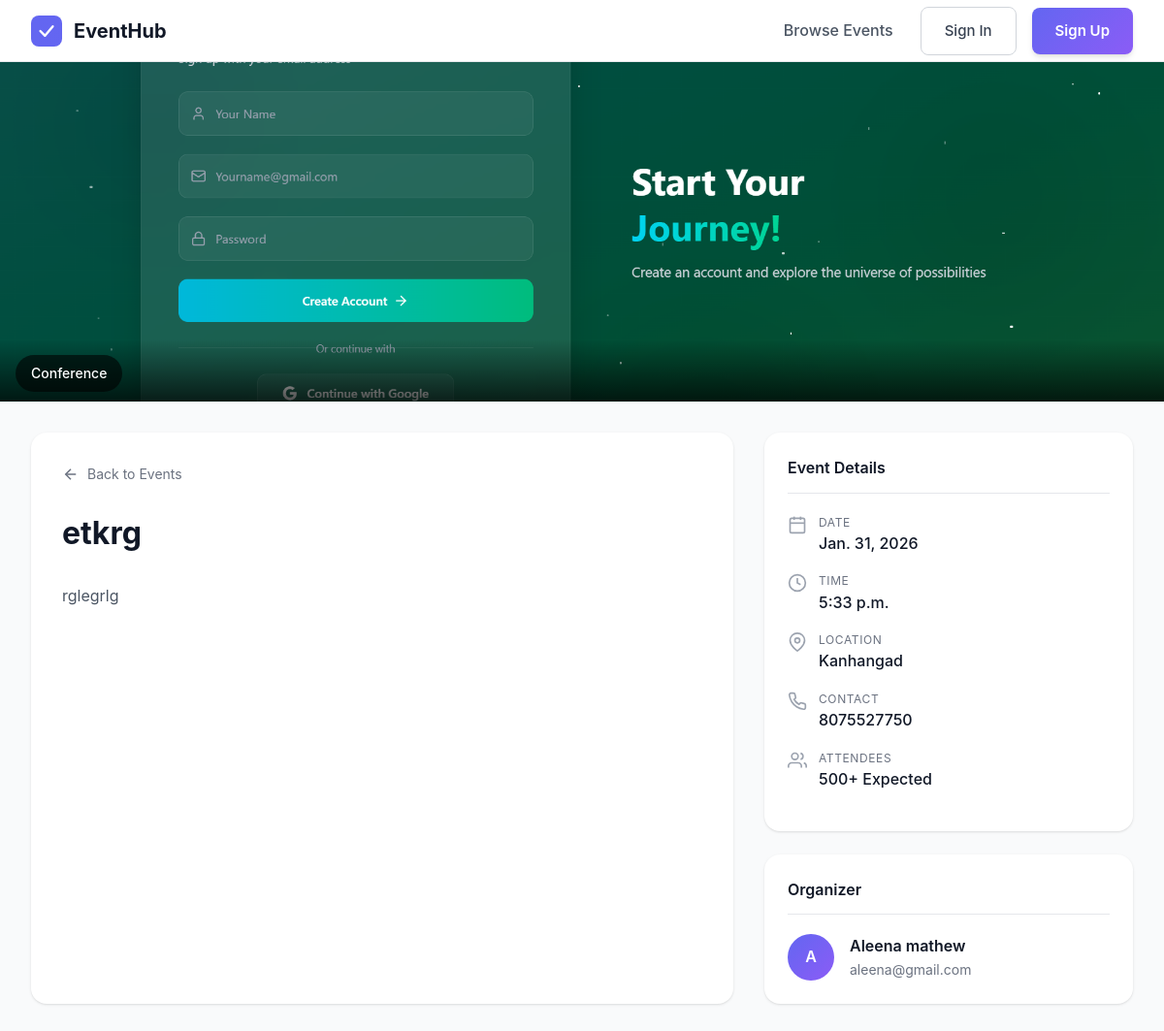
/event/2/, run on the app's committed database.
### events/models.py (models this page shows, shortened)
class Event(models.Model):
    EVENT_TYPES = [
        ("Conference", "Conference"),
        ("Workshop", "Workshop"),
        ("Meetup", "Meetup"),
        ("Networking", "Networking"),
        ("Webinar", "Webinar"),
        ("Hackathon", "Hackathon"),
    ]
    title = models.CharField(max_length=200)
    description = models.TextField()
    date = models.DateField()
    time = models.TimeField()
    location = models.CharField(max_length=200)
    event_type = models.CharField(max_length=50, choices=EVENT_TYPES)
    contact = models.CharField(max_length=20)
    image = models.ImageField(upload_to="events/", null=True, blank=True)
    created_by = models.ForeignKey(User, on_delete=models.CASCADE)
    created_at = models.DateTimeField(auto_now_add=True)
    is_active = models.BooleanField(default=True)

### events/views.py (the view)
# urls.py: path("event/<int:id>/", event_detail,name="event_detail"),
def event_detail(request, id):
    event = get_object_or_404(Event, id=id)
    return render(request, "event-details.html", {"event": event})

### templates/event-details.html (shortened to what this page needs)
{% load static %}
<!DOCTYPE html>
<html lang="en">
<head>
  <link rel="stylesheet" href="{% static 'css/style.css' %}">
</head>
<body class="dashboard-page">
  <nav class="top-nav public-nav">
    <div class="nav-left">
      <a href="/" class="logo">
        <span>EventHub</span>
      </a>
    </div>
    <div class="nav-right">
      <a href="/" class="nav-link">Browse Events</a>
      <a href="/login/" class="btn-secondary">Sign In</a>
      <a href="/signup/" class="btn-primary">Sign Up</a>
    </div>
  </nav>
  <main class="event-details-main">
    <div class="event-hero-image">
      <img src="{{ event.image.url }}" alt="{{ event.title }}">
      <div class="event-hero-overlay">
        <span class="event-type-badge large">{{ event.event_type }}</span>
      </div>
    </div>
    <div class="event-details-content">
      <div class="event-details-grid">
        <div class="event-main">
          <a href="/" class="back-link">
            <svg width="18" height="18" viewBox="0 0 24 24" fill="none" stroke="currentColor" stroke-width="2">
              <line x1="19" y1="12" x2="5" y2="12" />
              <polyline points="12 19 5 12 12 5" />
            </svg>
            Back to Events
          </a>
          <h1 class="event-title">{{ event.title }}</h1>
          <p class="event-description">
            {{ event.description }}
          </p>
        </div>
        <div class="event-sidebar">
          <div class="event-info-card">
            <h3>Event Details</h3>
            <div class="event-info-item">
              <svg width="20" height="20" viewBox="0 0 24 24" fill="none" stroke="currentColor" stroke-width="2">
                <rect x="3" y="4" width="18" height="18" rx="2" ry="2" />
                <line x1="16" y1="2" x2="16" y2="6" />
                <line x1="8" y1="2" x2="8" y2="6" />
                <line x1="3" y1="10" x2="21" y2="10" />
              </svg>
              <div>
                <span class="label">Date</span>
                <span class="value">{{ event.date }}</span>
              </div>
            </div>
            <div class="event-info-item">
              <svg width="20" height="20" viewBox="0 0 24 24" fill="none" stroke="currentColor" stroke-width="2">
                <circle cx="12" cy="12" r="10" />
                <polyline points="12 6 12 12 16 14" />
              </svg>
              <div>
                <span class="label">Time</span>
                <span class="value">{{ event.time }}</span>
              </div>
            </div>
            <div class="event-info-item">
              <svg width="20" height="20" viewBox="0 0 24 24" fill="none" stroke="currentColor" stroke-width="2">
                <path d="M21 10c0 7-9 13-9 13s-9-6-9-13a9 9 0 0 1 18 0z" />
                <circle cx="12" cy="10" r="3" />
              </svg>
              <div>
                <span class="label">Location</span>
                <span class="value">{{ event.location }}</span>
              </div>
            </div>
            <div class="event-info-item">
              <div>
                <span class="label">Contact</span>
                <span class="value">{{ event.contact }}</span>
              </div>
            </div>
            <div class="event-info-item">
              <svg width="20" height="20" viewBox="0 0 24 24" fill="none" stroke="currentColor" stroke-width="2">
                <path d="M17 21v-2a4 4 0 0 0-4-4H5a4 4 0 0 0-4 4v2" />
                <circle cx="9" cy="7" r="4" />
                <path d="M23 21v-2a4 4 0 0 0-3-3.87" />
                <path d="M16 3.13a4 4 0 0 1 0 7.75" />
              </svg>
              <div>
                <span class="label">Attendees</span>
                <span class="value">500+ Expected</span>
              </div>
            </div>
          </div>
          <div class="event-info-card organizer-card">
            <h3>Organizer</h3>
            <div class="organizer-info">
              <div class="avatar large">
                <span>
                  {{ event.created_by.first_name|slice:":1"|upper }}
                </span>
              </div>
              <div>
                <span class="organizer-name">{{ event.created_by.first_name }}</span>
                <span class="organizer-email">{{ event.created_by.email }}</span>
              </div>
            </div>
          </div>
        </div>
      </div>
    </div>
  </main>
</body>
</html>

### data on the page
Event: image (picture), event_type "Conference", title "etkrg", description "rglegrlg", date "Jan. 31, 2026", time "5:33 p.m.", location "Kanhangad", contact "8075527750", created_by.first_name "A", created_by.first_name "Aleena mathew", created_by.email "aleena@gmail.com"
